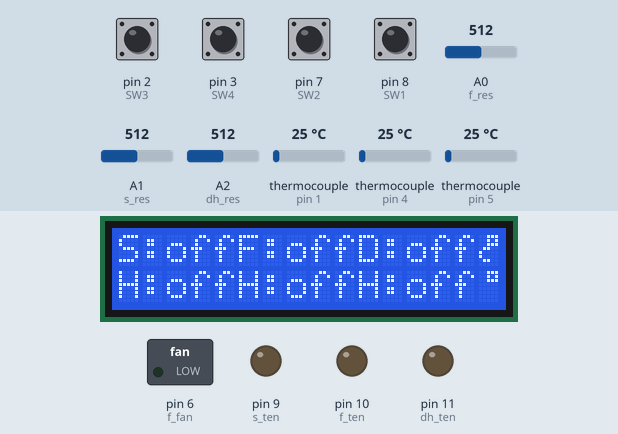
This sketch was run on a simulated Arduino Uno, built with avr-gcc and run on an emulated ATmega328P. Shown: 16×2 character LCD, switched loads named in the sketch (green lamp = pin HIGH), output pins drawn as LEDs (lit = HIGH). The inputs (shaded band) are chosen by the test bench; at power-on: pin 2 (SW3), pin 3 (SW4), pin 7 (SW2), pin 8 (SW1) LOW, A0 (f_res) = 512, A1 (s_res) = 512, A2 (dh_res) = 512, thermocouple (sensors on pin 1, pin 4, pin 5) 25 °C.

Above: at 2.2 s.
2.3 s: pin 3 (SW4) pulled HIGH for 0.15 s
At 2.54 s:
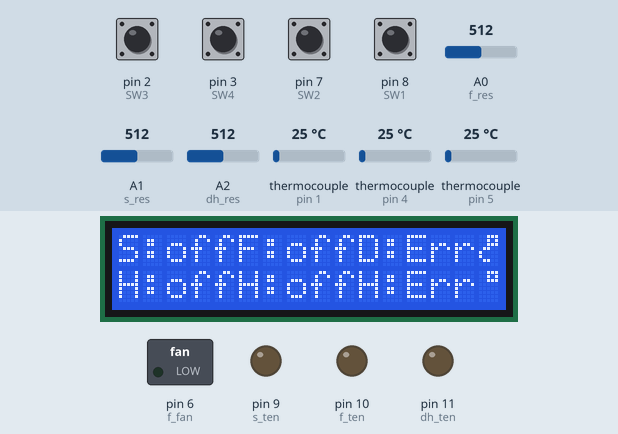
4.1 s: pin 7 (SW2) pulled HIGH for 0.15 s
At 4.35 s:
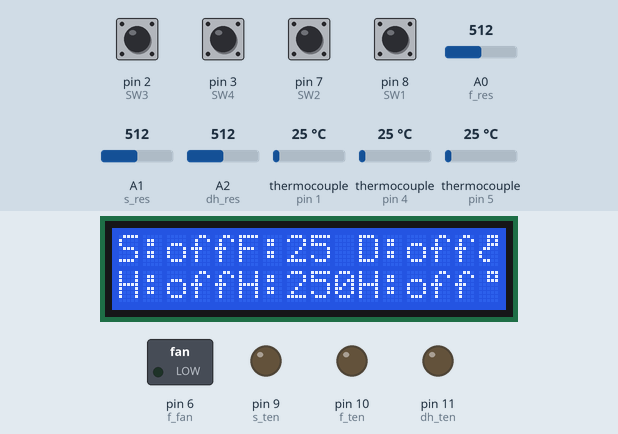
5.9 s: pin 8 (SW1) pulled HIGH for 0.15 s
At 6.15 s:
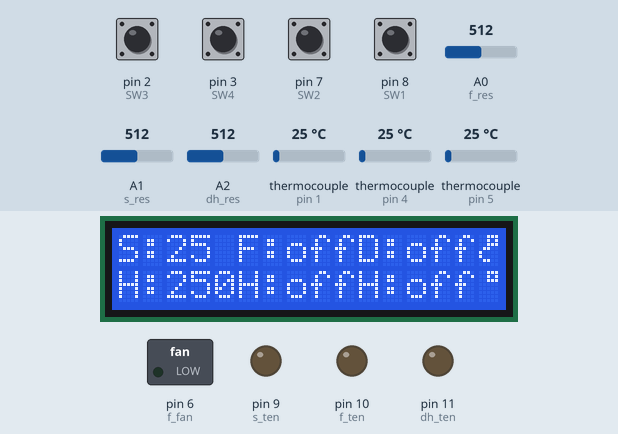
7.7 s: pin 3 (SW4) pulled HIGH for 1 s
At 8.5 s:
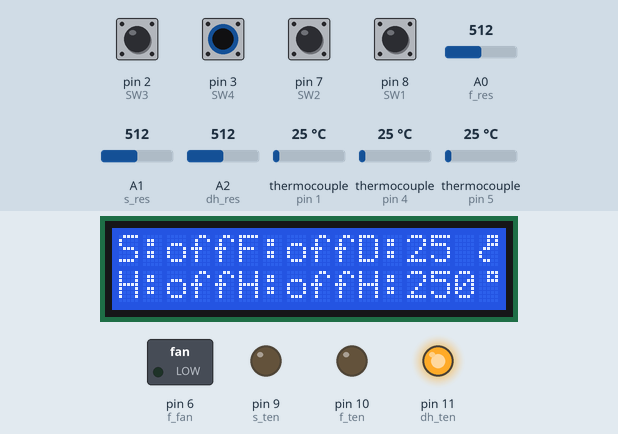
10.4 s: pin 3 (SW4) driven HIGH and pin 7 (SW2) driven HIGH
At 11.2 s:
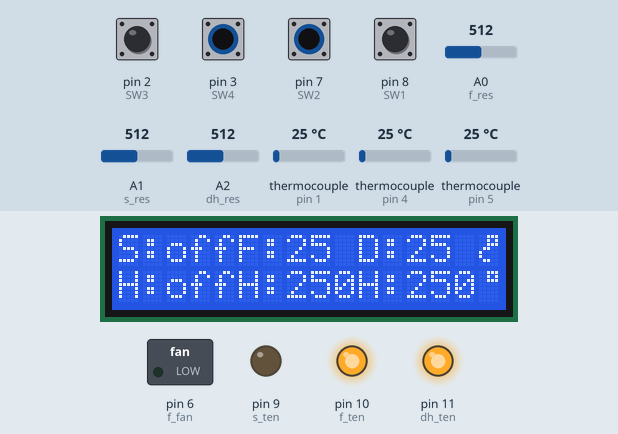
11.9 s: pin 8 (SW1) pulled HIGH for 1 s
At 12.6 s:
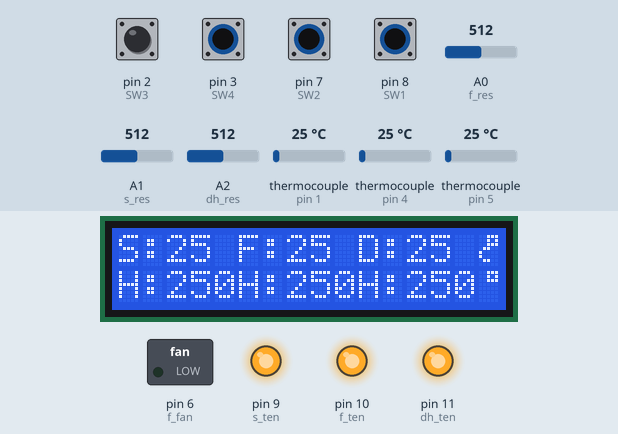
Timing chart, 0 to 14.9 s (numbered marks = the images above; inputs shaded):
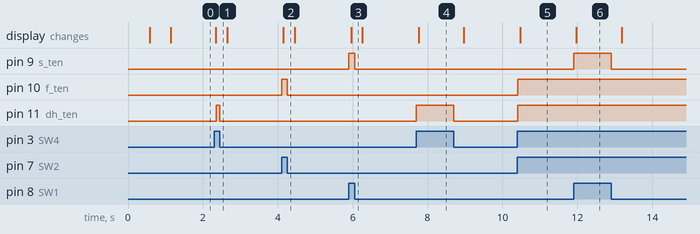

The sketch:

reworkstation.ino
```cpp
/*   --------------------------------------------------
   | Имя    : Паяльная станция                          |
   | Автор  : Влад Голубов                              |
   | Дата   :  05.01.2020                               |
   | Версия :  2.0.2                                    |
     --------------------------------------------------
   Добавлено:
   1.PID регулятор
   2.Нижний подогрев
   Функции:
   1. Проверка температуры термопарой(терморезистором) на паяльнике(s_thermPin),
      если температура меньше установленной резистором (s_res),
      то включается высокий сигнал на выводе(s_ten)
   2. Проверка температуры термопарой(терморезистором) на фене(f_thermPin),
      если температура меньше установленной резистором (f_res),
      то включается высокий сигнал на выводе(f_ten)
   3. Если темература фена(f_thermPin) > минимальной температуры(f_fanAlarm),
      то на вывод (f_fan) включается высокий сигнал
   Материалы:

*/

#include      <max6675.h>                              // Подключаем библиотеку max6675 для работы с датчиком температуры
const int miso         = 12;
const int sck          = 13;
const byte max6675_num = 3;
const int max6675_cs_pins[max6675_num] = {1, 4, 5};    // Выводы на которые подключены max6675


MAX6675   max6675s[max6675_num] = {
  MAX6675(sck, max6675_cs_pins[0], miso),
  MAX6675(sck, max6675_cs_pins[1], miso),
  MAX6675(sck, max6675_cs_pins[2], miso),
};

//----------------------------------------------------------------------------------------------


#include <PIDController.h>
#include <Wire.h>
#include <LiquidCrystal_I2C.h>

//----------------------------------------------------------------------------------------------


LiquidCrystal_I2C lcd(0x27, 16, 2);
/*Константы*/
#define max_temp  450
#define f_fanAlarm 50
#define alarm_temp 450
#define error_temp 0
/*
#define k_s 2  // Коэффициенты для калибровки температуры паяльника
#define k_f 2  // Паяльного фена
#define k_dh 2 // Нижнего подогрева
*/
/* если используем терморезистор
  #define B 3950 // B-коэффициент
  #define SERIAL_R 220 // сопротивление последовательного резистора, 220 Ом
  #define THERMISTOR_R 60 // номинальное сопротивления термистора, 60 Ом
  #define NOMINAL_T 25 // номинальная температура (при которой TR = 60 Ом)
*/


/*Аналоговые входы*/
//#define dh_thermPin A4   PC4
//#define f_thermPin A2    PC2
//#define s_thermPin A3    PC3
#define s_res A1         //PC1
#define f_res A0         //PC0
#define dh_res A2        //PC5

/*Цифровые входы*/
int16_t  s_ten = 9;   //PB1
int16_t  f_ten = 10;  //PB2
int16_t  dh_ten = 11; //PB4
int16_t  f_fan = 6;   //PB3
int16_t  SW1 = 8;     //PD6  паяльник
int16_t  SW2 = 7;     //PD7  фен
int16_t  SW3 = 2;     //PB0  геркон
int16_t  SW4 = 3;     //PB5  нижний подогрев

/*Переменнные*/
int16_t dh_thermo;
int16_t f_thermo;
int16_t s_thermo;
int16_t s_resd;
int16_t f_resd;
int16_t dh_resd;
//float steinhart; // если используем терморезистор, то разкомментировать
//float tr;        // и перепаять на плате

uint32_t timing_lcd, timing_s, timing_f, timing_dh;


PIDController pid_solder;
PIDController pid_fen;
PIDController pid_dh;


byte degree[8] = // кодируем 1 символ градуса
{
  B00111,
  B00101,
  B00111,
  B00000,
  B00000,
  B00000,
  B00000,
};
byte degree2[8] = // кодируем 2 символ градуса
{
  B00111,
  B00101,
  B00111,
  B01100,
  B10000,
  B10000,
  B01100,
};

/*Рабочий вариант для терморезистора
   float tr = 1023.0 / s_thermo - 1;
    tr = SERIAL_R / tr;
    float steinhart;
    steinhart = tr / THERMISTOR_R; // (R/Ro)
    steinhart = log(steinhart); // ln(R/Ro)
    steinhart /= B; // 1/B * ln(R/Ro)
    steinhart += 1.0 / (NOMINAL_T + 273.15); // + (1/To)
    steinhart = 1.0 / steinhart; // Invert
    steinhart -= 273.15;
  steinhart = s_thermo;*/


void setup() {

  Serial.end();
  lcd.init();
  lcd.backlight();
  delay(500);
  lcd.setCursor(0, 0);
  lcd.print("Rework");
  lcd.setCursor(0, 1);
  lcd.print("Station");
  delay(500);

  lcd.createChar(1, degree);   // Создаем символ под номером 1
  lcd.createChar(2, degree2);  // Создаем символ под номером 1

  pid_solder.begin();
  pid_fen.begin();
  pid_dh.begin();
  pid_dh.tune(75, 0.07, 0.2);
  pid_dh.limit(0, 255);
  pid_fen.tune(75, 0.07, 0.2);
  pid_fen.limit(0, 255);
  pid_solder.tune(90, 0.07, 0.2); // Tune the PID, arguments: kP, kI, kD
  pid_solder.limit(0, 255);       // Limit the PID output between 0 and 255

  pinMode(f_fan, OUTPUT);
  pinMode(s_ten, OUTPUT);
  pinMode(f_ten, OUTPUT);
  pinMode(dh_ten, OUTPUT);
  //pinMode(s_thermPin, INPUT);
  //pinMode(f_thermPin, INPUT);
  //pinMode(dh_thermPin, INPUT);
  pinMode(s_res, INPUT);
  pinMode(f_res, INPUT);
  pinMode(dh_res, INPUT);
  pinMode(SW1, INPUT);
  pinMode(SW2, INPUT);
  pinMode(SW3, INPUT);
  pinMode(SW4, INPUT);
  lcd.clear();
};


void loop() {


  //void control_solder(){
  if (digitalRead(SW1) == HIGH ) {
    s_resd = analogRead(s_res);
    s_resd = map(s_resd, 0, 1024, 0, 500);
    s_resd = constrain(s_resd, 0, 500);
    if (millis() - timing_s > 310) {
      timing_s = millis();
      s_thermo = max6675s[0].readCelsius();
   //   s_thermo = s_thermo / k_s;
    };
    /*    if (s_thermo < s_resd) {
          digitalWrite(s_ten, HIGH);
        } else {
          digitalWrite(s_ten, LOW);
        };*/
    pid_solder.setpoint(s_resd);
    int16_t output1 = pid_solder.compute(s_thermo);
    analogWrite(s_ten, output1);

    if (s_thermo == alarm_temp ) {
      digitalWrite(s_ten, LOW);
    };
  } else {
    digitalWrite(s_ten, LOW);
  };

  //void control_fen(){
  if (digitalRead(SW2) == HIGH && digitalRead(SW3) == LOW ) {
    f_resd = analogRead(f_res);
    f_resd = map(f_resd, 0, 1024, 0, 500);
    f_resd = constrain(f_resd, 0, 500);
    if (millis() - timing_f > 320) {
      timing_f = millis();
      f_thermo = max6675s[1].readCelsius();
 //     f_thermo = f_thermo / k_f;
   };
    /* if(f_thermo < f_resd){
       digitalWrite(f_ten, HIGH);
      }else{
        digitalWrite(f_ten, LOW);
      }
    */
    pid_fen.setpoint(f_resd);
    int16_t output2 = pid_fen.compute(f_thermo);
    analogWrite(f_ten, output2);
    if (f_thermo >  f_fanAlarm  || digitalRead(SW3) == HIGH ) {
      digitalWrite(f_fan, HIGH);
    } else {
      digitalWrite(f_fan, LOW);
    }
    if (f_thermo == alarm_temp ) {
      digitalWrite(f_ten, LOW);
    };
  } else if (digitalRead(SW2) == LOW) {
    digitalWrite(f_ten, LOW);
  };

  //void control_dh(){
  if (digitalRead(SW4) == HIGH ) {
    dh_resd = analogRead(dh_res);
    dh_resd = map(dh_resd, 0, 1024, 0, 500);
    dh_resd = constrain(dh_resd, 0, 500);
    if (millis() - timing_dh > 330) {
      timing_dh = millis();
      dh_thermo = max6675s[2].readCelsius();
    //  dh_thermo = dh_thermo / k_dh;
    };
    /* if(dh_thermo < dh_resd){
       digitalWrite(dh_ten, HIGH);
       delay(50);
      }else{
        digitalWrite(dh_ten, LOW);
      } рабочий кусок кода
      }*/
    pid_dh.setpoint(dh_resd);
    int16_t output3 = pid_dh.compute(dh_thermo);
    analogWrite(dh_ten, output3);
      if (dh_thermo == alarm_temp ) {
        digitalWrite(dh_ten, LOW);
      };

  } else {
    digitalWrite(dh_ten, LOW);
  };

  //void lcd_r(){
  if (millis() - timing_lcd > 300) {
    timing_lcd = millis();
    lcd.clear();
    //Solder
    lcd.setCursor(0, 0);
    lcd.print("S:");
    lcd.setCursor(0, 1);
    lcd.print("H:");
    if (digitalRead(SW1) == HIGH) {
      lcd.setCursor(2, 0);
      lcd.print( s_thermo );
      lcd.setCursor(2, 1);
      lcd.print(  s_resd);
      if (s_thermo  == error_temp && alarm_temp) {
        lcd.setCursor(2, 0);
        lcd.print("Err");
        lcd.setCursor(2, 1);
        lcd.print("Err");
      };
    } else {
      lcd.setCursor(2, 0);
      lcd.print("off");
      lcd.setCursor(2, 1);
      lcd.print("off");
    };

    //Fen
    lcd.setCursor(5, 0);
    lcd.print("F:");
    lcd.setCursor(5, 1);
    lcd.print("H:");
    if (digitalRead(SW2) == HIGH) {
      lcd.setCursor(7, 0);
      lcd.print( f_thermo );
      lcd.setCursor(7, 1);
      lcd.print( f_resd);
      if ( f_thermo == error_temp  && alarm_temp) {
        lcd.setCursor(7, 0);
        lcd.print("Err");
        lcd.setCursor(7, 1);
        lcd.print("Err");
      };
    } else {
      lcd.setCursor(7, 0);
      lcd.print("off");
      lcd.setCursor(7, 1);
      lcd.print("off");
    };

    //Downheating
    lcd.setCursor(15, 0);
    lcd.print("\2C");
    lcd.setCursor(15, 1);
    lcd.print("\1C");
    lcd.setCursor(10, 0);
    lcd.print("D:");
    lcd.setCursor(10, 1);
    lcd.print("H:");
    if (digitalRead(SW4) == HIGH) {
      lcd.setCursor(12, 0);
      lcd.print( dh_thermo);
      lcd.setCursor(12, 1);
      lcd.print(  dh_resd);
      if (dh_thermo  == error_temp && alarm_temp) {
        lcd.setCursor(12, 0);
        lcd.print("Err");
        lcd.setCursor(12, 1);
        lcd.print("Err");
      };
    } else {
      lcd.setCursor(12, 0);
      lcd.print("off");
      lcd.setCursor(12, 1);
      lcd.print("off");
    };

  };
};
```

Measured:
- after the input at 2.3 s, pin 11 (dh_ten): LOW → HIGH after 0.05 s, → LOW 0.10 s later; the display: changes after 0.05 s (image 1)
- after the input at 4.1 s, pin 10 (f_ten): LOW → HIGH at once, → LOW 0.15 s later; the display: changes after 0.05 s (image 2)
- after the input at 5.9 s, pin 9 (s_ten): LOW → HIGH at once, → LOW 0.15 s later; the display: changes after 0.06 s (image 3)
- after the input at 7.7 s, pin 11 (dh_ten): LOW → HIGH at once, → LOW 1.0 s later; the display: changes after 0.06 s (image 4)
- after the input at 10.4 s, pin 10 (f_ten), pin 11 (dh_ten): LOW → HIGH at once; the display: changes after 0.07 s (image 5)
- after the input at 11.9 s, pin 9 (s_ten): LOW → HIGH at once, → LOW 1.0 s later; the display: changes after 0.08 s (image 6)
